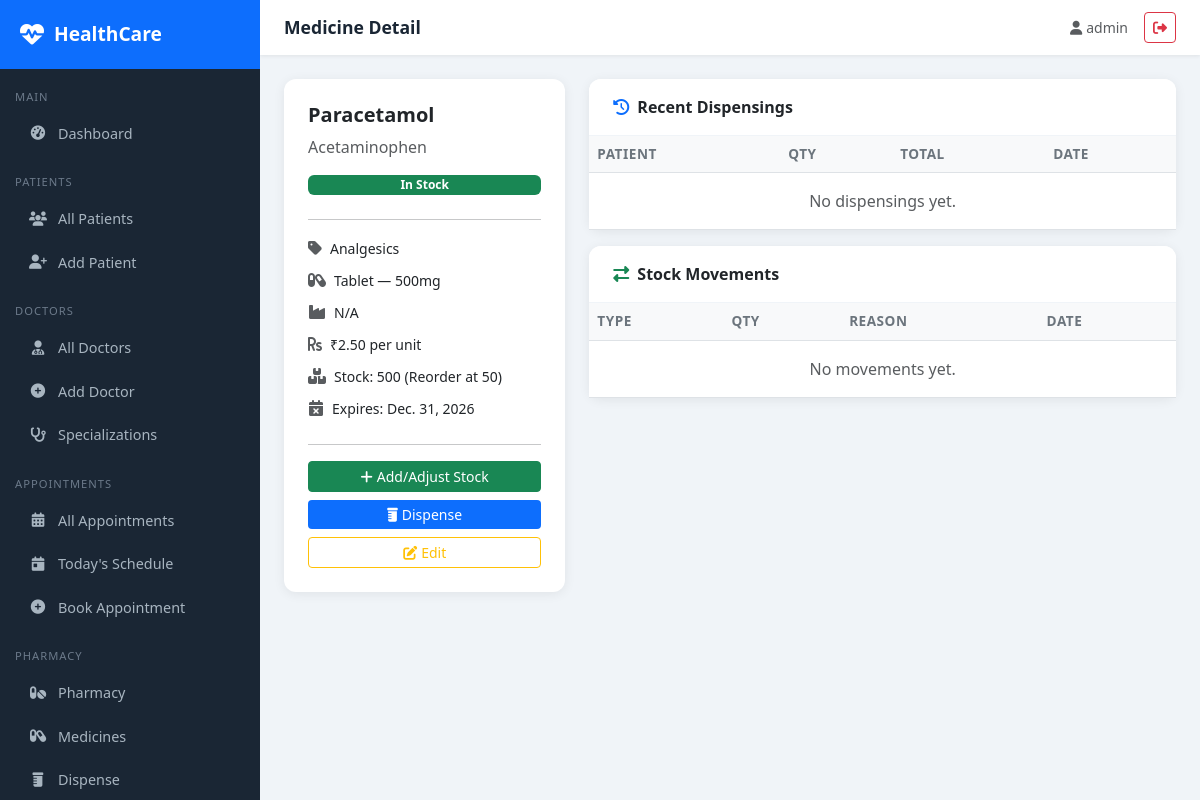
The app's page /pharmacy/medicines/1/ (signed in) with its own data.
### pharmacy/models.py (models this page shows, shortened)
class Medicine(models.Model):
    name = models.CharField(max_length=200)
    generic_name = models.CharField(max_length=200, blank=True)
    category = models.ForeignKey(MedicineCategory, on_delete=models.SET_NULL, null=True)
    manufacturer = models.CharField(max_length=200, blank=True)
    description = models.TextField(blank=True)
    dosage_form = models.CharField(max_length=100, blank=True, help_text="e.g. Tablet, Syrup, Injection")
    strength = models.CharField(max_length=100, blank=True, help_text="e.g. 500mg, 250mg/5ml")
    unit_price = models.DecimalField(max_digits=10, decimal_places=2, default=0)
    stock_quantity = models.IntegerField(default=0)
    reorder_level = models.IntegerField(default=10)
    expiry_date = models.DateField(null=True, blank=True)
    batch_number = models.CharField(max_length=50, blank=True)
    requires_prescription = models.BooleanField(default=False)
    is_active = models.BooleanField(default=True)
    created_at = models.DateTimeField(auto_now_add=True)
    updated_at = models.DateTimeField(auto_now=True)
    @property
    def is_low_stock(self):
        return self.stock_quantity <= self.reorder_level
    @property
    def is_expired(self):
        if self.expiry_date:
            from datetime import date
            return self.expiry_date < date.today()
        return False

class MedicineCategory(models.Model):
    name = models.CharField(max_length=100, unique=True)
    description = models.TextField(blank=True)
    def __str__(self):
        return self.name
    class Meta:
        verbose_name_plural = "Medicine Categories"

### pharmacy/views.py (the view)
# urls.py: path('medicines/<int:pk>/', views.medicine_detail, name='medicine_detail'),
@login_required
def medicine_detail(request, pk):
    medicine = get_object_or_404(Medicine, pk=pk)
    dispensings = medicine.dispensings.all()[:10]
    stock_movements = medicine.stock_movements.all()[:10]
    return render(request, 'pharmacy/medicine_detail.html', {
        'medicine': medicine, 'dispensings': dispensings, 'stock_movements': stock_movements
    })

### templates/pharmacy/medicine_detail.html (shortened to what this page needs)
{% extends 'base/base.html' %}
{% block page_title %}Medicine Detail{% endblock %}
{% block content %}
<div class="row g-4">
    <div class="col-md-4">
        <div class="card p-4">
            <h5 class="fw-bold">{{ medicine.name }}</h5>
            {% if medicine.generic_name %}<p class="text-muted">{{ medicine.generic_name }}</p>{% endif %}
            {% if medicine.is_expired %}<span class="badge bg-danger mb-2">Expired</span>{% elif medicine.is_low_stock %}<span class="badge bg-warning text-dark mb-2">Low Stock</span>{% else %}<span class="badge bg-success mb-2">In Stock</span>{% endif %}
            <hr>
            <div class="mb-2"><i class="fas fa-tag text-muted me-2"></i><small>{{ medicine.category|default:"N/A" }}</small></div>
            <div class="mb-2"><i class="fas fa-capsules text-muted me-2"></i><small>{{ medicine.dosage_form }} — {{ medicine.strength }}</small></div>
            <div class="mb-2"><i class="fas fa-industry text-muted me-2"></i><small>{{ medicine.manufacturer|default:"N/A" }}</small></div>
            <div class="mb-2"><i class="fas fa-rupee-sign text-muted me-2"></i><small>₹{{ medicine.unit_price }} per unit</small></div>
            <div class="mb-2"><i class="fas fa-boxes text-muted me-2"></i><small>Stock: {{ medicine.stock_quantity }} (Reorder at {{ medicine.reorder_level }})</small></div>
            {% if medicine.expiry_date %}<div class="mb-2"><i class="fas fa-calendar-times text-muted me-2"></i><small>Expires: {{ medicine.expiry_date }}</small></div>{% endif %}
            <hr>
            <div class="d-grid gap-2">
                <a href="{% url 'add_stock' medicine.pk %}" class="btn btn-success btn-sm"><i class="fas fa-plus me-1"></i>Add/Adjust Stock</a>
                <a href="{% url 'dispense_medicine' %}" class="btn btn-primary btn-sm"><i class="fas fa-prescription-bottle me-1"></i>Dispense</a>
                <a href="{% url 'medicine_update' medicine.pk %}" class="btn btn-outline-warning btn-sm"><i class="fas fa-edit me-1"></i>Edit</a>
            </div>
        </div>
    </div>
    <div class="col-md-8">
        <div class="card mb-3">
            <div class="card-header py-3 px-4"><i class="fas fa-history me-2 text-primary"></i>Recent Dispensings</div>
            <div class="card-body p-0">
                <table class="table table-hover mb-0">
                    <thead><tr><th>Patient</th><th>Qty</th><th>Total</th><th>Date</th></tr></thead>
                    <tbody>
                    {% for d in dispensings %}
                    <tr><td>{{ d.patient_name }}</td><td>{{ d.quantity }}</td><td>₹{{ d.total_price }}</td><td><small>{{ d.dispensed_at|date:"d M Y" }}</small></td></tr>
                    {% empty %}<tr><td colspan="4" class="text-center text-muted py-3">No dispensings yet.</td></tr>
                    {% endfor %}
                    </tbody>
                </table>
            </div>
        </div>
        <div class="card">
            <div class="card-header py-3 px-4"><i class="fas fa-exchange-alt me-2 text-success"></i>Stock Movements</div>
            <div class="card-body p-0">
                <table class="table table-hover mb-0">
                    <thead><tr><th>Type</th><th>Qty</th><th>Reason</th><th>Date</th></tr></thead>
                    <tbody>
                    {% for m in stock_movements %}
                    <tr>
                        <td><span class="badge {% if m.movement_type == 'in' %}bg-success{% elif m.movement_type == 'out' %}bg-danger{% else %}bg-secondary{% endif %}">{{ m.get_movement_type_display }}</span></td>
                        <td>{{ m.quantity }}</td><td><small>{{ m.reason|default:"-" }}</small></td>
                        <td><small>{{ m.created_at|date:"d M Y" }}</small></td>
                    </tr>
                    {% empty %}<tr><td colspan="4" class="text-center text-muted py-3">No movements yet.</td></tr>
                    {% endfor %}
                    </tbody>
                </table>
            </div>
        </div>
    </div>
</div>
{% endblock %}

### templates/base/base.html (shortened to what this page needs)
<!DOCTYPE html>
<html lang="en">
<head>
    <link href="https://cdn.jsdelivr.net/npm/bootstrap@5.3.0/dist/css/bootstrap.min.css" rel="stylesheet">
    <link href="https://cdnjs.cloudflare.com/ajax/libs/font-awesome/6.4.0/css/all.min.css" rel="stylesheet">
</head>
<body>
{% if user.is_authenticated %}
<div class="sidebar">
    <div class="sidebar-brand">
        <i class="fas fa-heartbeat"></i>
        <span>HealthCare</span>
    </div>
    <nav class="mt-2">
        <div class="nav-section">Main</div>
        <a href="{% url 'dashboard' %}" class="nav-link {% if request.resolver_match.url_name == 'dashboard' %}active{% endif %}">
            <i class="fas fa-tachometer-alt"></i> Dashboard
        </a>
        <div class="nav-section">Patients</div>
        <a href="{% url 'patient_list' %}" class="nav-link {% if 'patient' in request.resolver_match.url_name %}active{% endif %}">
            <i class="fas fa-users"></i> All Patients
        </a>
        <a href="{% url 'patient_create' %}" class="nav-link">
            <i class="fas fa-user-plus"></i> Add Patient
        </a>
        <div class="nav-section">Doctors</div>
        <a href="{% url 'doctor_list' %}" class="nav-link {% if 'doctor' in request.resolver_match.url_name %}active{% endif %}">
            <i class="fas fa-user-md"></i> All Doctors
        </a>
        <a href="{% url 'doctor_create' %}" class="nav-link">
            <i class="fas fa-plus-circle"></i> Add Doctor
        </a>
        <a href="{% url 'specialization_list' %}" class="nav-link">
            <i class="fas fa-stethoscope"></i> Specializations
        </a>
        <div class="nav-section">Appointments</div>
        <a href="{% url 'appointment_list' %}" class="nav-link {% if 'appointment' in request.resolver_match.url_name %}active{% endif %}">
            <i class="fas fa-calendar-alt"></i> All Appointments
        </a>
        <a href="{% url 'today_appointments' %}" class="nav-link">
            <i class="fas fa-calendar-day"></i> Today's Schedule
        </a>
        <a href="{% url 'appointment_create' %}" class="nav-link">
            <i class="fas fa-plus-circle"></i> Book Appointment
        </a>
        <div class="nav-section">Pharmacy</div>
        <a href="{% url 'pharmacy_dashboard' %}" class="nav-link">
            <i class="fas fa-pills"></i> Pharmacy
        </a>
        <a href="{% url 'medicine_list' %}" class="nav-link">
            <i class="fas fa-capsules"></i> Medicines
        </a>
        <a href="{% url 'dispense_medicine' %}" class="nav-link">
            <i class="fas fa-prescription-bottle"></i> Dispense
        </a>
    </nav>
</div>
<div class="main-content">
    <div class="topbar">
        <span class="topbar-title">{% block page_title %}HealthCare Portal{% endblock %}</span>
        <div class="d-flex align-items-center gap-3">
            <span class="text-muted small"><i class="fas fa-user me-1"></i>{{ user.get_full_name|default:user.username }}</span>
            <a href="{% url 'logout' %}" class="btn btn-sm btn-outline-danger"><i class="fas fa-sign-out-alt"></i></a>
        </div>
    </div>
    <div class="page-content">
        {% block content %}{% endblock %}
    </div>
</div>
{% else %}
{% block public_content %}{% endblock %}
{% endif %}
</body>
</html>

### templates/base/base.html (style rules this page uses)
:root { --primary: #0d6efd; --sidebar-bg: #1a2634; --sidebar-width: 260px; }
body { background: #f0f4f8; font-family: 'Segoe UI', sans-serif; }
.sidebar { position: fixed; top: 0; left: 0; height: 100vh; width: var(--sidebar-width); background: var(--sidebar-bg); z-index: 1000; overflow-y: auto; transition: all 0.3s; }
.sidebar-brand { padding: 20px; background: #0d6efd; color: white; font-size: 1.2rem; font-weight: 700; display: flex; align-items: center; gap: 10px; }
.sidebar-brand i { font-size: 1.5rem; }
.nav-section { padding: 10px 15px 5px; font-size: 0.7rem; color: #6c7a8a; text-transform: uppercase; letter-spacing: 1px; margin-top: 10px; }
.sidebar .nav-link { color: #a8b5c0; padding: 10px 20px; border-radius: 8px; margin: 2px 8px; display: flex; align-items: center; gap: 10px; font-size: 0.9rem; transition: all 0.2s; }
.sidebar .nav-link i { width: 20px; text-align: center; }
.main-content { margin-left: var(--sidebar-width); min-height: 100vh; }
.topbar { background: #fff; padding: 12px 24px; box-shadow: 0 1px 4px rgba(0,0,0,0.08); display: flex; justify-content: space-between; align-items: center; position: sticky; top: 0; z-index: 999; }
.topbar-title { font-weight: 600; color: #1a2634; font-size: 1.1rem; }
.page-content { padding: 24px; }
.card { border: none; border-radius: 12px; box-shadow: 0 2px 12px rgba(0,0,0,0.07); }
.card-header { background: #fff; border-bottom: 1px solid #f0f4f8; border-radius: 12px 12px 0 0 !important; font-weight: 600; }
.table th { font-weight: 600; background: #f8f9fa; font-size: 0.85rem; text-transform: uppercase; letter-spacing: 0.5px; color: #6c757d; }
.btn-primary { background: #0d6efd; border: none; }

### records on screen
Medicine: name "Paracetamol", generic_name "Acetaminophen", category "Analgesics", dosage_form "Tablet", strength "500mg", manufacturer "N/A", unit_price "2.50", stock_quantity "500", reorder_level "50", expiry_date "Dec. 31, 2026"

### other values on screen
{{ user.get_full_name|default:user.username }} "admin"
